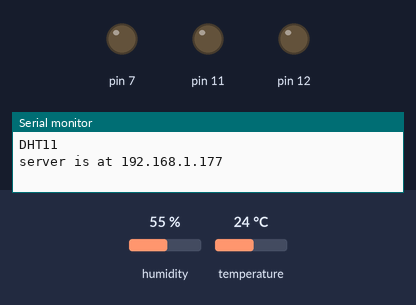
Recording of a sketch running on a simulated Arduino Uno, built for the host (arithmetic inside an expression is 32-bit, double 64-bit). Parts: output pins drawn as LEDs (lit = HIGH), the last lines printed to the serial monitor. The test bench sets the inputs (shaded band); at power-on: humidity 55 %, temperature 24 °C. WiFi joins after 1.5 s; servers stay silent unless stated.

Above: at 0.1 s.
At 20.1 s:
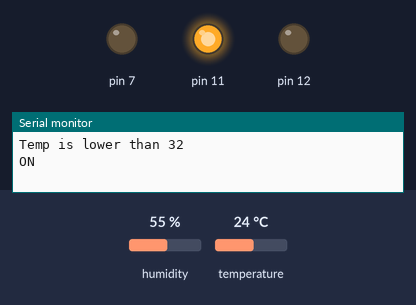
Timing chart, 0 to 121.9 s (numbered marks = the images above):
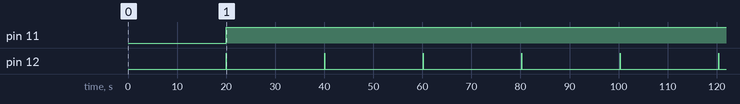

The sketch:

all_component_with_ethernet_Final_Program.ino
```cpp
#include <SPI.h>
#include <Ethernet.h>
#include "DHT.h"
#define DHTPIN 2
#define DHTTYPE DHT11   // DHT 11
int val;
byte mac[] = {
  0xDE, 0xAD, 0xBE, 0xEF, 0xFE, 0xED
};
DHT dht(DHTPIN, DHTTYPE);
IPAddress ip(192, 168, 1, 177);
EthernetServer server(80);

void setup() {
  Serial.begin(9600);
  Serial.println(F("DHT11"));
  pinMode(12,OUTPUT);
  pinMode(11,OUTPUT);
  pinMode(7,OUTPUT);
  Ethernet.begin(mac, ip);
  server.begin();
  Serial.print("server is at ");
  Serial.println(Ethernet.localIP());
  dht.begin();
}

void loop() {
  // Wait a few seconds between measurements.
  delay(20000);
  val = digitalRead(2);
  // Reading temperature or humidity takes about 250 milliseconds!
  // Sensor readings may also be up to 2 seconds 'old' (its a very slow sensor)
  float h = dht.readHumidity();
  // Read temperature as Celsius (the default)
  float t = dht.readTemperature();
  // Read temperature as Fahrenheit (isFahrenheit = true)
  float f = dht.readTemperature(true);

  // Check if any reads failed and exit early (to try again).
  if (isnan(h) || isnan(t) || isnan(f)) {
    Serial.println(F("Failed to read from DHT sensor!"));
    return;
  }

  // Compute heat index in Fahrenheit (the default)
  float hif = dht.computeHeatIndex(f, h);
  // Compute heat index in Celsius (isFahreheit = false)
  float hic = dht.computeHeatIndex(t, h, false);
  digitalWrite(11,HIGH);

  delay(0);
  digitalWrite(12 ,HIGH);
  Serial.print(F("Humidity: "));
  Serial.print(h);
  Serial.print(F("%  Temperature: "));
  Serial.print(t);
  Serial.print(F("°C "));
  Serial.print(f);
  Serial.print(F("°F  Heat index: "));
  Serial.print(hic);
  Serial.print(F("°C "));
  Serial.print(hif);
  Serial.println(F("°F"));
  String Status;
 if(t > 34){
    digitalWrite(11,LOW);
    Status = "Temp is grater than 34";
  }
  else if(t < 32){
    digitalWrite(12,LOW);
    Status = "Temp is lower than 32";
  }
  else{
    }
    String statu;
    if(val == HIGH ) //this is temp point is 32
     {
        digitalWrite(7,HIGH);
        statu = "OFF";
     }
     else
      {
        digitalWrite(7,LOW); //if temp goes more than 32 then fan will ON
        statu = "ON";
      }
  Serial.println(Status);
  Serial.println(statu);
  EthernetClient client = server.available();
  if (client) {
     Serial.println("new client");
    // an http request ends with a blank line
    boolean currentLineIsBlank = true;
    while (client.connected()) {
      if (client.available()) {
        char c = client.read();
        Serial.write(c);
        // if you've gotten to the end of the line (received a newline
        // character) and the line is blank, the http request has ended,
        // so you can send a reply
        if (c == '\n' && currentLineIsBlank) {
          // send a standard http response header
          client.println("HTTP/1.1 200 OK");
          client.println("Content-Type: text/html");
          client.println("Connection: close");  // the connection will be closed after completion of the response
          client.println("Refresh: 5");  // refresh the page automatically every 5 sec
          client.println();
          //client.println("<!DOCTYPE HTML>");
          //client.println("<html>");
            client.println("Motor is "+statu);
            client.println("Temp is ");
            client.print(t);
            client.println("Humidity is ");
            client.print(h);
            //client.println("</html>");
          break;
        }
        if (c == '\n') {
          // you're starting a new line
          currentLineIsBlank = true;
        } else if (c != '\r') {
          // you've gotten a character on the current line
          currentLineIsBlank = false;
        }
      }
      }
      // give the web browser time to receive the data
      delay(1);
      Serial.println("client disconnected");
    }
      // close the connection:
      client.stop();
}
```

Measured:
- by itself, pin 11: LOW → HIGH at 20.0 s
- by itself, pin 12: alternates HIGH for 0.02 s and LOW for 20.1 s
